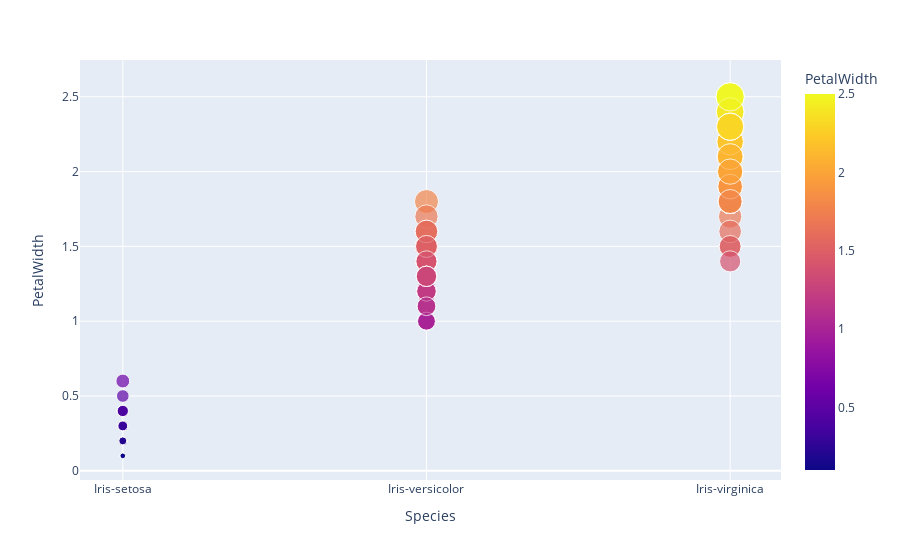

Notebook code for this chart:
### Code cell
px.scatter(iris,x='Species',y='PetalWidth',size='PetalWidth',color='PetalWidth')

### Figure 1 — Plotly figure (JSON) as saved in the notebook; plotly's stock layout.template omitted (floating-point values rounded to 4 significant figures; data arrays with more than 128 entries replaced by an {"elided": "..."} marker saying what was removed)
{"data": [{"hoverlabel": {"namelength": 0}, "hovertemplate": "Species=%{x}<br>PetalWidth=%{marker.color}", "legendgroup": "", "marker": {"color": {"elided": "150 float values"}, "coloraxis": "coloraxis", "size": {"elided": "150 float values"}, "sizemode": "area", "sizeref": 0.00625, "symbol": "circle"}, "mode": "markers", "name": "", "showlegend": false, "type": "scatter", "x": {"elided": "150 str values"}, "xaxis": "x", "y": {"elided": "150 float values"}, "yaxis": "y"}], "layout": {"coloraxis": {"colorbar": {"title": {"text": "PetalWidth"}}, "colorscale": [[0, "#0d0887"], [0.1111, "#46039f"], [0.2222, "#7201a8"], [0.3333, "#9c179e"], [0.4444, "#bd3786"], [0.5556, "#d8576b"], [0.6667, "#ed7953"], [0.7778, "#fb9f3a"], [0.8889, "#fdca26"], [1, "#f0f921"]]}, "legend": {"itemsizing": "constant", "tracegroupgap": 0}, "margin": {"t": 60}, "xaxis": {"anchor": "y", "domain": [0, 1], "title": {"text": "Species"}}, "yaxis": {"anchor": "x", "domain": [0, 1], "title": {"text": "PetalWidth"}}}}
